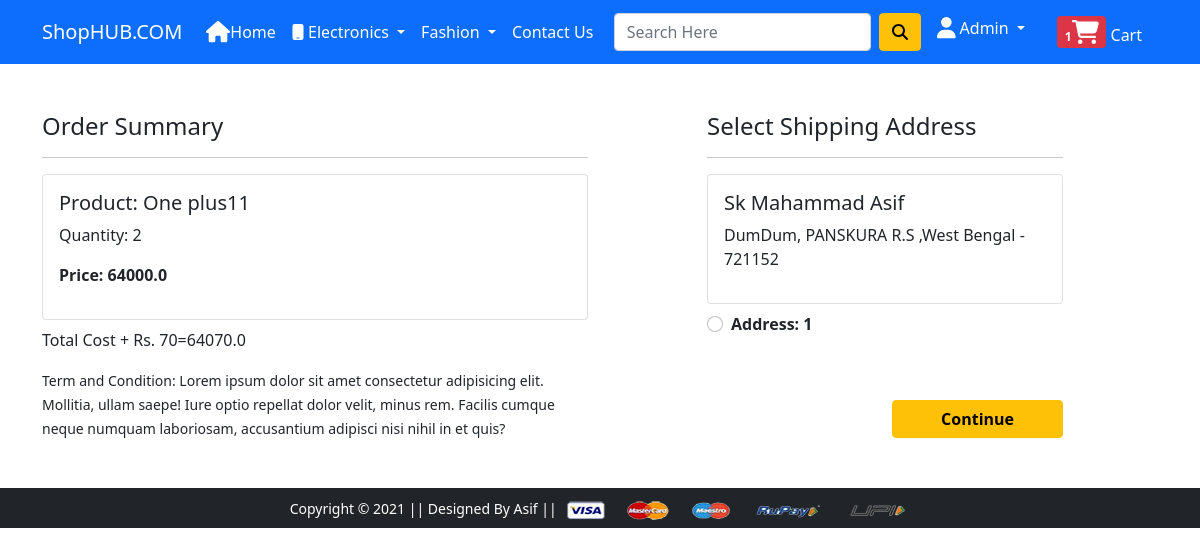
Screenshot of /checkout/ (signed in) with the database file from the repository.
### app/models.py (models this page shows, shortened)
class Cart(models.Model):
    user=models.ForeignKey(User,on_delete=models.CASCADE)
    product=models.ForeignKey(Product,on_delete=models.CASCADE)
    quantity=models.PositiveIntegerField(default=1)
    @property
    def total_cost(self):
        return self.quantity * self.product.discounted_price

class Product(models.Model):
    title=models.CharField(max_length=100)
    selling_price=models.FloatField()
    discounted_price=models.FloatField()
    description=models.TextField()
    brand=models.CharField(max_length=100)
    category=models.CharField(choices=CATEGORY_CHOICES,max_length=2)
    timestamp=models.DateTimeField(default=now)
    product_image=models.ImageField(upload_to='productimg',default="product.png")
    product_image_child1=models.ImageField(upload_to='productimg_child',default="productchild1.png", null=True, blank=True)
    product_image_child2=models.ImageField(upload_to='productimg_child',default="productchild2.png", null=True, blank=True)
    product_image_child3=models.ImageField(upload_to='productimg_child',default="productchild3.png", null=True, blank=True)

class Customer(models.Model):
    user=models.ForeignKey(User,on_delete=models.CASCADE)
    name=models.CharField(max_length=200)
    locality=models.CharField(max_length=200)
    city=models.CharField(max_length=50)
    zipcode=models.IntegerField()
    state=models.CharField(choices=STATE_CHOICE,max_length=50)
    profile_pic=models.ImageField(upload_to='profileimg',default="profile1.png", null=True, blank=True)

### app/views.py (the view)
# urls.py: path('checkout/', views.checkout, name='checkout'),
@login_required
def checkout(request):
    user=request.user
    add=Customer.objects.filter(user=user)
    cart_items=Cart.objects.filter(user=user)
    amount=0.0
    shipping_amount=70.0
    total_amount=0.0
    totalitem = 0
    if request.user.is_authenticated:
        totalitem = len(Cart.objects.filter(user=request.user))
    cart_product=[p for p in Cart.objects.all() if p.user == user]
    if cart_product:
        for p in cart_product:
            tempamount=(p.quantity * p.product.discounted_price)
            amount += tempamount
    total_amount=amount+shipping_amount
    return render(request, 'app/checkout.html', {'add':add,'totalamount':total_amount,'cart_items':cart_items,'amount':amount, 'totalitem':totalitem,'active':'btn-primary'})

### app/templates/app/checkout.html (shortened to what this page needs)
{% extends 'app/base.html' %}
{% load static %}
{% block main-content %}
<div class="container">
 <div class="row mt-5">
  <div class="col-sm-6">
    <h4>Order Summary</h4>
    <hr>
    {% for item in cart_items %}
      <div class="card mb-2">
        <div class="card-body">
          {% if item.quantity %}
          <h5>Product: {{item.product.title}}</h5>
          <p>Quantity: {{item.quantity}}</p>
          <p class="fw-bold">Price: {{item.total_cost}}</p>
          {% endif %}
        </div>
      </div>
      {% endfor %}
      <p>Total Cost + Rs. 70={{totalamount}}</p>
    <small>Term and Condition: Lorem ipsum dolor sit amet consectetur adipisicing elit. Mollitia, ullam saepe! Iure optio repellat dolor velit, minus rem. Facilis cumque neque numquam laboriosam, accusantium adipisci nisi nihil in et quis?</small>
  </div>
  <div class="col-sm-4 offset-sm-1">
    <h4>Select Shipping Address</h4>
    <hr>
    <form action="/paymentdone">
      {% for ad in add %}
      <div class="card">
        <div class="card-body">
        <h5>{{ad.name}}</h5>
        <p>{{ad.locality}}, {{ad.city}} ,{{ad.state}} - {{ad.zipcode}}</p>
        </div>
      </div>
        <div class="form-check mt-2 mb-5">
          <input class="form-check-input" type="radio" name="custid" id="custadd{{forloop.counter}}" value="{{ad.id}}" required>
          <label class="form-check-label fw-bold" for="custadd{{forloop.counter}}">
            Address: {{forloop.counter}} </label>
        </div>
        {% endfor %}
        {% if amount  %}
        {% if add %}
        <div class="text-end">
          <button type="submit" class="btn btn-warning mt-3 px-5 fw-bold">Continue</button>
        </div>
        {% else %}
        <ul class="list-unstyled">
          <li class="d-grid"><a href="{% url 'profile' %}" class="btn {{active}}">Please Go and Set a Valid Address</a></li>
        </ul>
        {% endif %}
        {% endif %}
      </form>
    </div>
  </div>
</div>
{% endblock main-content %}

### app/templates/app/base.html (shortened to what this page needs)
<!doctype html>
{% load static %}
<html lang="en">
  <head>
    <link href="https://cdn.jsdelivr.net/npm/bootstrap@5.0.0-beta1/dist/css/bootstrap.min.css" rel="stylesheet">
    <link rel="stylesheet" href="https://maxcdn.bootstrapcdn.com/font-awesome/4.4.0/css/font-awesome.min.css">
    <link rel="stylesheet" href="{% static 'app/css/owl.carousel.min.css' %}">
    <link rel="stylesheet" href="{% static 'app/css/all.min.css' %}">
    <link rel="stylesheet" href="{% static 'app/css/style.css' %}">
    <link rel="stylesheet" href="//code.jquery.com/ui/1.12.1/themes/base/jquery-ui.css">
  </head>
  <body>
    <nav class="navbar navbar-expand-lg navbar-dark bg-primary">
     <div class="container">
       <a class="navbar-brand" href="/">ShopHUB.COM</a>
       <div class="collapse navbar-collapse" id="navbarSupportedContent">
         <ul class="navbar-nav me-auto mb-2 mb-lg-0">
           <li class="nav-item">
             <a class="nav-link active" aria-current="page" href="/"><i class="fa fa-home fa-lg" aria-hidden="true"> </i>Home</a>
           </li>
           <li class="nav-item dropdown">
             <a class="nav-link dropdown-toggle text-white" href="#" id="electronicsDropdown" role="button" data-bs-toggle="dropdown" aria-expanded="false">
              <i class="fa fa-mobile" aria-hidden="true"></i>     Electronics
             </a>
           </li>
           <li class="nav-item dropdown">
             <a class="nav-link dropdown-toggle text-white" href="#" id="fashionDropdown" role="button" data-bs-toggle="dropdown" aria-expanded="false">
               Fashion
             </a>
           </li>
           <li class="nav-item">
            <a class="nav-link active" aria-current="page" href="/">Contact Us</a>
          </li>
         </ul>
         <form class="d-flex" action="/search" method="get">
           <input class="form-control me-2" type="search" placeholder="Search Here " aria-label="Search" name="query" id="tags" required>
           <button class="btn btn-warning" type="submit"><span class="material-icons-outlined">
            <i class="fas fa-search"></i>
          </span>
        </button>
         </form>
         <div>
          <ul class="navbar-nav me-auto mb-2 mb-lg-0">
            {% if request.user.is_authenticated %}
           <li class="nav-item dropdown mx-2">
              <a class="nav-link dropdown-toggle text-white" href="#" id="profileDropdown" role="button" data-bs-toggle="dropdown" aria-expanded="false">
                <i class="fa fa-user fa-lg" aria-hidden="true"> </i>  {{request.user|capfirst}}
              </a>
            </li>
            <li class="nav-item mx-2">
             <a href="{% url 'showcart' %}" class="nav-link text-white"><span class="badge bg-danger">{{ totalitem }}<i class="fa fa-shopping-cart fa-2x"  aria-hidden="true"></i></span> Cart </a>
            </li>
            {% endif %}
          </ul>
         </div>
       </div>
     </div>
    </nav>
    {% block main-content %} {% endblock main-content %}
    <footer class="container-fluid bg-dark text-center p-2 mt-5">
        <small class="text-white">Copyright &copy; 2021 || Designed By Asif || </small>
        <img src="{% static 'app/images/payment.png' %}" alt="" srcset="" class="img-fluid" height="2px">
    </footer>
  </body>
</html>

### rows the page displays
Cart: product "One plus11", quantity "2", total_cost "64000.0"
Customer: name "Sk Mahammad Asif", locality "DumDum", city "PANSKURA R.S", state "West Bengal", zipcode "721152"

### other values shown
{{ request.user|capfirst }} "Admin"
{{ totalitem }} "1"
{{ totalamount }} "64070.0"
